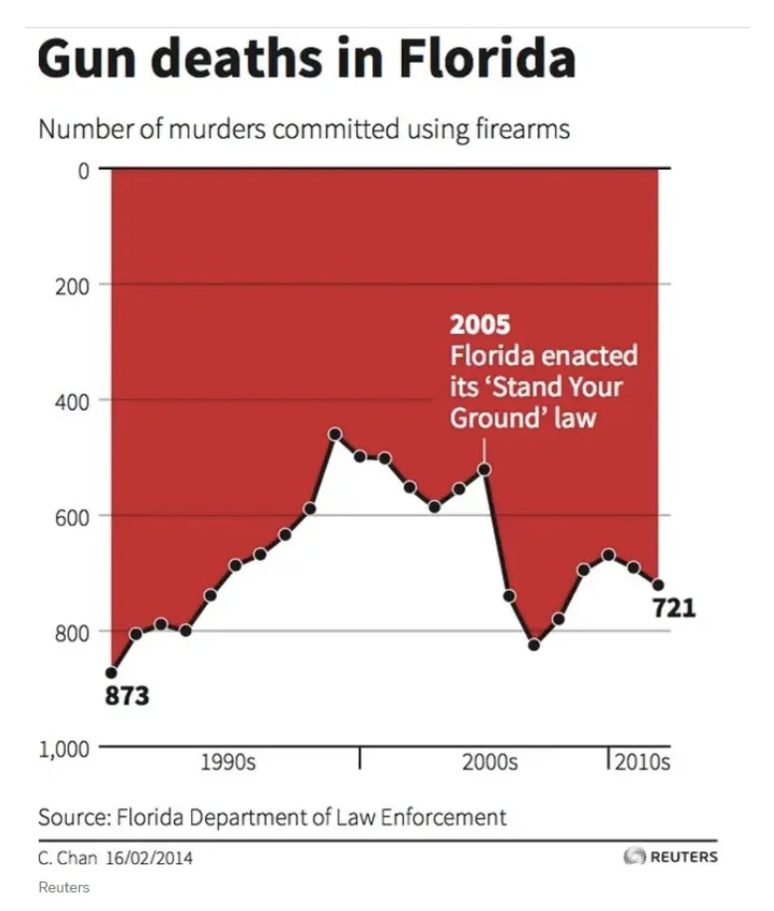
#> input picture Project/chart01.png, 774 x 911 px, shrunk from 1290 x 1518 before the run
$ python run_vic.py
#> lines starting #> are read from the running program, lines starting #| are printed output that depends on the picture
### Project/vic_framework.py
"""
=============================================================
  VIC — Visualization Integrity Checklist
  A Semi-Automated Framework for Detecting Misleading Charts
  Research Paper Tool · Data Science
=============================================================

USAGE:
  # For a Matplotlib figure:
      fig, ax = plt.subplots()
      ax.bar(...)
      result = vic_score_matplotlib(fig, ax)

  # For an image file (PNG/JPG):
      result = vic_score_image("path/to/chart.png")

  # Both return a VICResult with MRS score + full report
=============================================================
"""

import os
import re
import sys
import textwrap
from dataclasses import dataclass, field
from typing import Optional

# ── optional imports (graceful fallback) ──────────────────────
try:
    import matplotlib
    import matplotlib.pyplot as plt
    import matplotlib.figure
    HAS_MPL = True
except ImportError:
    HAS_MPL = False

try:
    from PIL import Image
    import numpy as np
    HAS_PIL = True
except ImportError:
    HAS_PIL = False


# ─────────────────────────────────────────────────────────────
#  DATA STRUCTURES
# ─────────────────────────────────────────────────────────────

@dataclass
class CriterionResult:
    id: str
    dimension: str
    name: str
    passed: bool           # True = chart is honest on this criterion
    penalty: int           # Points added to MRS if failed
    points_lost: int       # 0 if passed, else penalty
    method: str            # "auto" | "semi" | "manual"
    note: str = ""


@dataclass
class VICResult:
    chart_name: str
    chart_type: str        # "matplotlib" | "image"
    criteria: list = field(default_factory=list)
    mrs: int = 0           # Misleading Risk Score  0–100
    risk_band: str = ""    # Low / Medium / High
    dimension_scores: dict = field(default_factory=dict)

    def print_report(self):
        _print_report(self)


# ─────────────────────────────────────────────────────────────
#  SCORING CONSTANTS
# ─────────────────────────────────────────────────────────────

DIMENSIONS = {
    "axis":    ("Axis Integrity",          25),
    "visual":  ("Visual Honesty",          25),
    "context": ("Contextual Completeness", 25),
    "clarity": ("Audience Clarity",        25),
}

CRITERIA_META = [
    # (id,              dimension,  name,                           penalty, method)
    ("AX1", "axis",    "Y-axis starts at zero",                    8,  "auto"),
    ("AX2", "axis",    "Consistent axis scale",                    9,  "auto"),
    ("AX3", "axis",    "Axis labels present",                      8,  "semi"),
    ("VH1", "visual",  "No 3D chart used",                         9,  "auto"),
    ("VH2", "visual",  "Colors are not misleading",                8,  "auto"),
    ("VH3", "visual",  "Chart type suits the data",                8,  "manual"),
    ("CC1", "context", "Data source is cited",                     9,  "semi"),
    ("CC2", "context", "Timeframe is visible",                     8,  "semi"),
    ("CC3", "context", "Sample size mentioned",                    8,  "manual"),
    ("AC1", "clarity", "Title is present and descriptive",         9,  "semi"),
    ("AC2", "clarity", "Legend present (if multi-series)",         8,  "auto"),
    ("AC3", "clarity", "Readable without domain expertise",        8,  "manual"),
]


# ─────────────────────────────────────────────────────────────
#  MATPLOTLIB CHECKS
# ─────────────────────────────────────────────────────────────

# [95 lines left out: functions _mpl_check_yaxis_zero, _mpl_check_scale_consistency, _mpl_check_axis_labels, _mpl_check_3d, _mpl_check_colors, _mpl_check_title and 1 more, not called in this run]


# ─────────────────────────────────────────────────────────────
#  IMAGE (PIL) CHECKS
# ─────────────────────────────────────────────────────────────

def _img_check_yaxis_zero(img: "Image.Image") -> tuple[bool, str]:
    """AX1 — Approximate: check if bottom-left corner is plain white/light
    (suggesting the axis baseline is at the chart edge)."""
    w, h = img.size
    region = img.crop((0, int(h * 0.85), int(w * 0.15), h))
    arr = np.array(region.convert("RGB"))
    mean_brightness = arr.mean()
    # Heuristic: very dark bottom-left suggests truncated bar baseline
    if mean_brightness < 100:
        return False, f"Bottom-left region is dark (brightness={mean_brightness:.0f}) — possible truncated axis"
    return True, f"Bottom-left brightness={mean_brightness:.0f} — axis baseline looks OK"


def _img_check_colors_pil(img: "Image.Image") -> tuple[bool, str]:
    """VH2 — Extract dominant colors; flag red+green together."""
    arr = np.array(img.convert("RGB")).reshape(-1, 3)
    # Sample every 10th pixel for speed
    sample = arr[::10]

    def _dominant_hue_family(pixels):
        families = {"red": 0, "green": 0, "blue": 0, "other": 0}
        for r, g, b in pixels:
            if r > 150 and g < 100 and b < 100:
                families["red"] += 1
            elif g > 150 and r < 100 and b < 100:
                families["green"] += 1
            elif b > 150 and r < 100 and g < 100:
                families["blue"] += 1
            else:
                families["other"] += 1
        return families

    fam = _dominant_hue_family(sample)
    if fam["red"] > 500 and fam["green"] > 500:
        return False, f"Red and green both prominent — colorblind accessibility risk"
    return True, f"Color families: R={fam['red']} G={fam['green']} B={fam['blue']}"


def _img_check_title(img: "Image.Image") -> tuple[bool, str]:
    """AC1 — Check if top strip has significant dark pixels (text presence)."""
    w, h = img.size
    top_strip = img.crop((0, 0, w, int(h * 0.12))).convert("L")
    arr = np.array(top_strip)
    dark_pixels = (arr < 100).sum()
    ratio = dark_pixels / arr.size
    if ratio > 0.01:
        return True, f"Dark pixel ratio in title zone: {ratio:.2%} — title likely present"
    return False, f"Very few dark pixels in top zone ({ratio:.2%}) — title may be missing"


def _img_check_legend(img: "Image.Image") -> tuple[bool, str]:
    """AC2 — Heuristic: right-side region often contains legend boxes."""
    w, h = img.size
    right = img.crop((int(w * 0.75), int(h * 0.1), w, int(h * 0.9))).convert("RGB")
    arr = np.array(right)
    unique_colors = len(np.unique(arr.reshape(-1, 3), axis=0))
    if unique_colors > 80:
        return True, f"Right region has {unique_colors} unique colors — legend likely present"
    return False, f"Right region has only {unique_colors} unique colors — legend may be missing"


# ─────────────────────────────────────────────────────────────
#  SEMI-AUTO: KEYWORD SCAN (works for both modes)
# ─────────────────────────────────────────────────────────────

SOURCE_KEYWORDS   = ["source", "data from", "via", "adapted from", "based on",
                     "http", "www", ".org", ".gov", ".com"]
TIMEFRAME_PATTERN = re.compile(
    r"\b(19|20)\d{2}\b"                     # 4-digit year
    r"|\bjan|feb|mar|apr|may|jun|jul|aug|sep|oct|nov|dec\b"  # month names
    r"|\bq[1-4]\b"                           # Q1–Q4
    r"|\b\d{1,2}[\/\-]\d{1,2}[\/\-]\d{2,4}\b",  # date formats
    re.IGNORECASE
)

def _semi_check_source(text: str) -> tuple[bool, str]:
    """CC1 — Keyword scan for source attribution."""
    tl = text.lower()
    for kw in SOURCE_KEYWORDS:
        if kw in tl:
            return True, f"Source keyword found: '{kw}'"
    return False, "No source attribution detected in chart text"


def _semi_check_timeframe(text: str) -> tuple[bool, str]:
    """CC2 — Regex scan for dates / timeframe indicators."""
    matches = TIMEFRAME_PATTERN.findall(text)
    if matches:
        return True, f"Timeframe indicator found: {matches[:3]}"
    return False, "No timeframe or date detected in chart text"


def _semi_check_axis_labels_text(text: str) -> tuple[bool, str]:
    """AX3 fallback — scan for common axis label patterns."""
    tl = text.lower()
    axis_hints = ["year", "month", "count", "value", "percent", "%",
                  "number", "rate", "index", "score", "total", "amount"]
    found = [h for h in axis_hints if h in tl]
    if found:
        return True, f"Axis label keywords: {found}"
    return False, "No axis label keywords found in image text"


# [9 lines left out: function _semi_check_title_text, not called in this run]


# ─────────────────────────────────────────────────────────────
#  MANUAL PROMPT (interactive Y/N questions)
# ─────────────────────────────────────────────────────────────

MANUAL_QUESTIONS = {
    "VH3": "Does the chart type suit the data? (e.g. no pie chart with 10+ slices, no bar for continuous data)",
    "CC3": "Is the sample size or population clearly mentioned on the chart?",
    "AC3": "Can a general audience understand this chart without domain expertise?",
}

def _ask_manual(criterion_id: str,
                preloaded: dict = None,
                chart_key: str = None) -> tuple[bool, str]:
    """
    Answer a manual criterion.
    If preloaded answers are provided for this chart, use them silently.
    Otherwise fall back to interactive Y/N prompt.
    """
    if preloaded and chart_key and chart_key in preloaded:
        answer = preloaded[chart_key].get(criterion_id)
        if answer is not None:
            label = "Yes" if answer else "No"
            print(f"  [MANUAL — {criterion_id}] Auto-answered from file: {label}")
            return answer, f"Pre-loaded answer: {label}"

    # fallback: ask interactively
    question = MANUAL_QUESTIONS.get(criterion_id, "Does this criterion pass?")
    print(f"\n  [MANUAL CHECK — {criterion_id}]")
    print(f"  {textwrap.fill(question, width=70, subsequent_indent='  ')}")
    while True:
        ans = input("  Your answer (y/n): ").strip().lower()
        if ans in ("y", "yes"):
            return True, "User confirmed: Yes"
        if ans in ("n", "no"):
            return False, "User confirmed: No"
        print("  Please enter 'y' or 'n'.")


# ─────────────────────────────────────────────────────────────
#  CORE SCORER — MATPLOTLIB
# ─────────────────────────────────────────────────────────────

# [39 lines left out: function vic_score_matplotlib, not called in this run]


# ─────────────────────────────────────────────────────────────
#  CORE SCORER — IMAGE FILE
# ─────────────────────────────────────────────────────────────

def vic_score_image(image_path: str, extra_text: str = "",
                    preloaded: dict = None) -> VICResult:
    """
    Score a PNG/JPG chart screenshot against the VIC framework.

    Parameters
    ----------
    image_path  : path to the chart image
    extra_text  : any caption / alt-text / surrounding text
    preloaded   : dict of pre-loaded manual answers (from manual_answers.json)
    """
#> called with image_path = 'chart01.png', extra_text = ''
    if not HAS_PIL:
        raise ImportError("Pillow and numpy are required: pip install Pillow numpy")

    img = Image.open(image_path).convert("RGB")
    chart_name = os.path.basename(image_path)
    chart_key  = os.path.splitext(chart_name)[0]
    result = VICResult(chart_name=chart_name, chart_type="image")

    all_text = extra_text

    auto_checks = {
        "AX1": lambda: _img_check_yaxis_zero(img),
        "AX2": lambda: (True, "Scale consistency check requires matplotlib metadata — skipped for image"),
        "VH1": lambda: (True, "3D detection requires metadata — skipped for image"),
        "VH2": lambda: _img_check_colors_pil(img),
        "AC2": lambda: _img_check_legend(img),
    }
    semi_checks = {
        "AX3": lambda: _semi_check_axis_labels_text(all_text),
        "CC1": lambda: _semi_check_source(all_text),
        "CC2": lambda: _semi_check_timeframe(all_text),
        "AC1": lambda: _img_check_title(img),
    }

    _run_checks(result, auto_checks, semi_checks,
                preloaded=preloaded, chart_key=chart_key)
    _finalise(result)
    return result


# ─────────────────────────────────────────────────────────────
#  SHARED INTERNAL HELPERS
# ─────────────────────────────────────────────────────────────

def _run_checks(result: VICResult, auto_checks: dict, semi_checks: dict,
                preloaded: dict = None, chart_key: str = None):
    """Execute all 12 criteria and populate result.criteria."""
#> called with chart_key = 'chart01'
    for cid, dim, name, penalty, method in CRITERIA_META:
        if method == "manual":
            passed, note = _ask_manual(cid, preloaded=preloaded, chart_key=chart_key)
        elif cid in auto_checks:
            passed, note = auto_checks[cid]()
        elif cid in semi_checks:
            passed, note = semi_checks[cid]()
        else:
            passed, note = True, "Check not implemented — defaulting to pass"

        result.criteria.append(CriterionResult(
            id=cid,
            dimension=dim,
            name=name,
            passed=passed,
            penalty=penalty,
            points_lost=0 if passed else penalty,
            method=method,
            note=note,
        ))
#> this loop made 12 passes; the answer given on pass 6: y
#> passed on pass 10: True
#> passed on pass 1: True
#> pass 1, in _img_check_yaxis_zero, `region = img.crop((0, int(h * 0.85), int(w * 0.15), h))`:
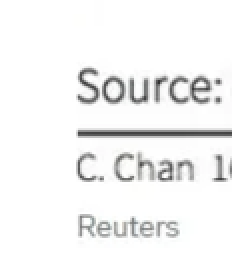
#> region: PIL image 116x137 RGB (shown 2 times larger); mean R, G, B 243.4, 243.5, 243.4
#> after the loop, result.criteria = 12 items


def _finalise(result: VICResult):
    """Calculate MRS, risk band, and per-dimension scores."""
    result.mrs = sum(c.points_lost for c in result.criteria)
#> result.mrs = 25

    if result.mrs <= 30:
        result.risk_band = "LOW"
    elif result.mrs <= 60:
        result.risk_band = "MEDIUM"
    else:
        result.risk_band = "HIGH"

    for dim_key, (dim_name, max_pts) in DIMENSIONS.items():
        lost = sum(c.points_lost for c in result.criteria if c.dimension == dim_key)
        result.dimension_scores[dim_name] = {
            "lost": lost,
            "max": max_pts,
            "score": max_pts - lost,
        }
#> this loop made 4 passes
#> lost on passes 1 to 4: 8, 0, 17, 0
#> after the loop, result.dimension_scores = 4 items


# ─────────────────────────────────────────────────────────────
#  REPORT PRINTER
# ─────────────────────────────────────────────────────────────

BAND_COLORS = {"LOW": "\033[92m", "MEDIUM": "\033[93m", "HIGH": "\033[91m"}
RESET = "\033[0m"
BOLD  = "\033[1m"

def _print_report(result: VICResult):
    band_color = BAND_COLORS.get(result.risk_band, "")
    print("\n" + "═" * 62)
    print(f"{BOLD}  VIC REPORT — {result.chart_name}{RESET}")
    print(f"  Source type : {result.chart_type}")
    print("─" * 62)

    for dim_key, (dim_name, max_pts) in DIMENSIONS.items():
        ds = result.dimension_scores[dim_name]
        bar_filled = int((ds["score"] / max_pts) * 20)
        bar = "█" * bar_filled + "░" * (20 - bar_filled)
        print(f"\n  {BOLD}{dim_name}{RESET}")
        print(f"  [{bar}] {ds['score']}/{max_pts} pts")
        for c in result.criteria:
            if c.dimension != dim_key:
                continue
            status = "✓" if c.passed else "✗"
            color  = "\033[92m" if c.passed else "\033[91m"
            flag   = f"[{c.method.upper():<6}]"
            print(f"    {color}{status}{RESET} {flag} {c.name}")
            if not c.passed:
                print(f"         → {c.note}")
#> this loop made 4 passes
#> (ds, bar_filled, bar) on passes 1 to 4: ({'lost': 8, 'max': 25, 'score': 17}, 13, '█████████████░░░░░░░'), ({'lost': 0, 'max': 25, 'score': 25}, 20, '████████████████████'), ({'lost': 17, 'max': 25, 'score': 8}, 6, '██████░░░░░░░░░░░░░░'), ({'lost': 0, 'max': 25, 'score': 25}, 20, '████████████████████')
#|   [█████████████░░░░░░░] 17/25 pts
#|   [████████████████████] 25/25 pts
#|   [██████░░░░░░░░░░░░░░] 8/25 pts
#|   [████████████████████] 25/25 pts

    print("\n" + "─" * 62)
    print(f"  {BOLD}Misleading Risk Score (MRS) : "
          f"{band_color}{result.mrs} / 100{RESET}")
#|   [1mMisleading Risk Score (MRS) : [92m25 / 100[0m
    print(f"  {BOLD}Risk Band                   : "
          f"{band_color}{result.risk_band}{RESET}")
    print("═" * 62 + "\n")


# ─────────────────────────────────────────────────────────────
#  BATCH RUNNER  (score multiple charts, export CSV)
# ─────────────────────────────────────────────────────────────

def vic_batch(image_paths: list[str], output_csv: str = "vic_results.csv",
              answers_file: str = "manual_answers.json") -> list[VICResult]:
    """
    Score a list of image files and save results to CSV.
    Automatically loads manual answers from answers_file if it exists,
    so no interactive prompts are needed.

    Usage:
        charts = ["chart1.png", "chart2.png", ...]
        results = vic_batch(charts, "my_results.csv", "manual_answers.json")
    """
    import csv, json

    # Load pre-saved manual answers if available
    preloaded = None
    if os.path.exists(answers_file):
        with open(answers_file, "r") as f:
            preloaded = json.load(f)
        print(f"\n✓ Loaded manual answers from: {answers_file}")
    else:
        print(f"\n⚠ No answers file found at '{answers_file}' — will ask manually.")

    results = []
    for path in image_paths:
        print(f"\n{'─'*40}\nScoring: {path}")
        r = vic_score_image(path, preloaded=preloaded)
        r.print_report()
        results.append(r)
#> pass 2 of the loop in vic_batch, `for path in image_paths:`:
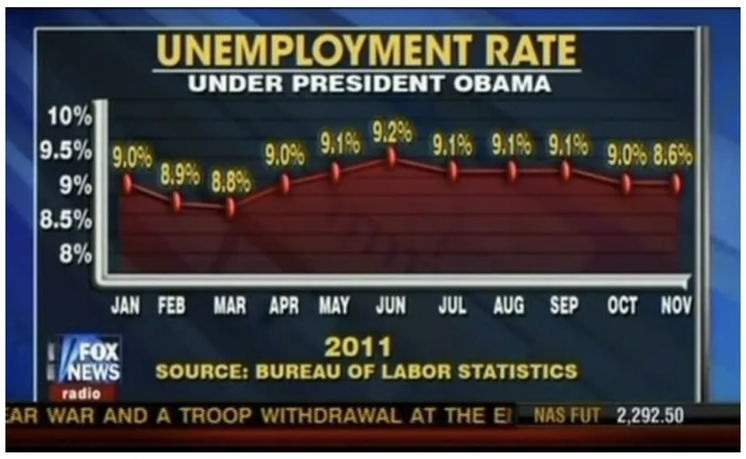
#> input picture Project/chart02.png, 746 x 459 px, shrunk from 1242 x 764 before the run
#> img: PIL image 746x459 RGB
#> the loop in _run_checks (call 2), `for cid, dim, name, penalty, method in CRITERIA_META:` made 12 passes; the answer given on pass 6: y
#> passed on pass 10: True
#> pass 1, in _img_check_yaxis_zero (call 2), `region = img.crop((0, int(h * 0.85), int(w * 0.15), h))`:
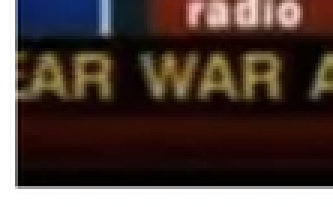
#> region: PIL image 111x69 RGB (shown 3 times larger); mean R, G, B 78.3, 62.9, 57.7
#> the loop in _finalise (call 2), `for dim_key, (dim_name, max_pts) in DIMENSIONS.items():` made 4 passes
#> the loop in _print_report (call 2), `for dim_key, (dim_name, max_pts) in DIMENSIONS.items():` made 4 passes
#> (printed output is left out)
#|   [1mMisleading Risk Score (MRS) : [93m33 / 100[0m
#> pass 3 of the loop in vic_batch, `for path in image_paths:`:
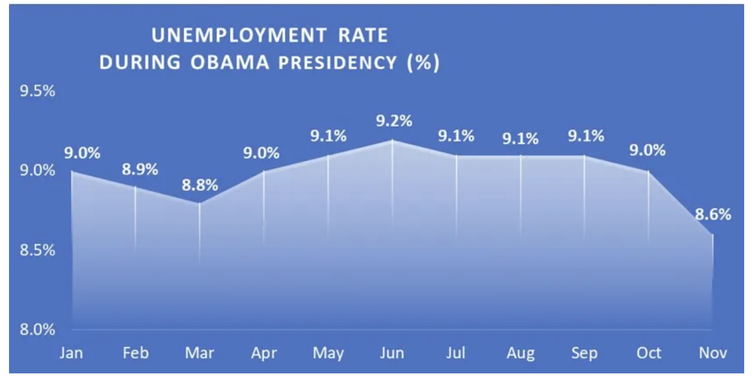
#> input picture Project/chart03.png, 752 x 383 px, shrunk from 1252 x 638 before the run
#> img: PIL image 752x383 RGB
#> the loop in _run_checks (call 3), `for cid, dim, name, penalty, method in CRITERIA_META:` made 6 passes
#> passed on pass 1: True
#> pass 1, in _img_check_yaxis_zero (call 3), `region = img.crop((0, int(h * 0.85), int(w * 0.15), h))`:
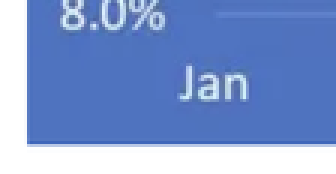
#> region: PIL image 112x58 RGB (shown 3 times larger); mean R, G, B 125.2, 151.5, 206.8

    with open(output_csv, "w", newline="") as f:
        writer = csv.writer(f)
        writer.writerow([
            "Chart", "Type", "MRS", "Risk Band",
            "Axis Integrity", "Visual Honesty",
            "Contextual Completeness", "Audience Clarity",
        ])
        for r in results:
            ds = r.dimension_scores
            writer.writerow([
                r.chart_name, r.chart_type, r.mrs, r.risk_band,
                ds["Axis Integrity"]["score"],
                ds["Visual Honesty"]["score"],
                ds["Contextual Completeness"]["score"],
                ds["Audience Clarity"]["score"],
            ])

    print(f"\n✓ Results saved to: {output_csv}")
    return results


# ─────────────────────────────────────────────────────────────
#  DEMO — runs if script is executed directly
# ─────────────────────────────────────────────────────────────

# [20 lines that do not run on import are left out]

### Project/run_vic.py
from vic_framework import vic_batch

charts = [
    "chart01.png", "chart02.png", "chart03.png",
    "chart04.png", "chart05.png", "chart06.png",
    "chart07.png", "chart08.png", "chart09.png",
    "chart10.png", "chart11.png", "chart12.png",
]

#> (the run stopped early here; a loop or call above may not have finished)
